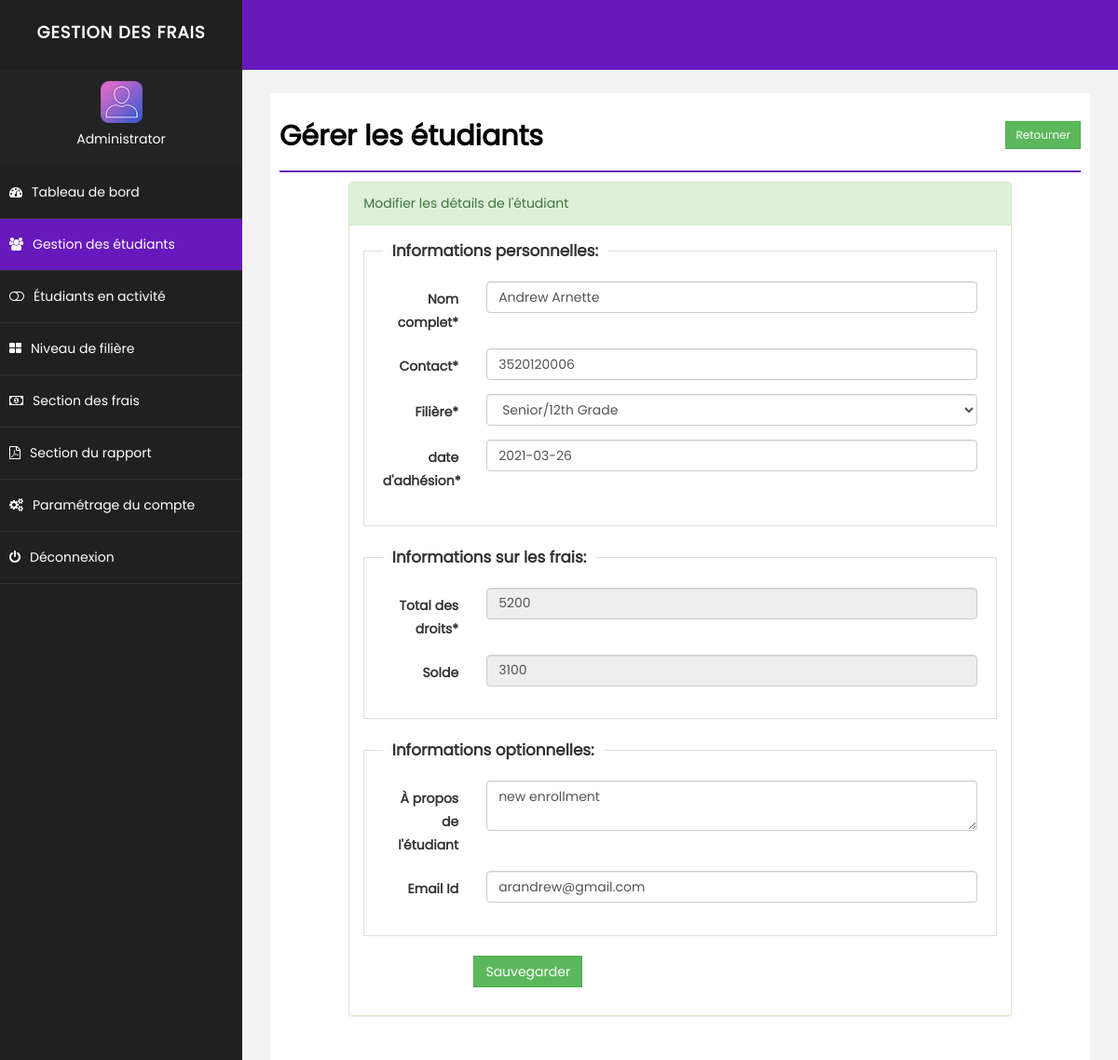
/student.php?action=edit&id=11 (signed in), run on the app's committed database.
### tables this page shows
CREATE TABLE `student` (
  `id` int(255) NOT NULL,
  `emailid` varchar(255) NOT NULL,
  `sname` varchar(255) NOT NULL,
  `joindate` datetime NOT NULL,
  `about` text NOT NULL,
  `contact` varchar(255) NOT NULL,
  `fees` int(255) NOT NULL,
  `grade` varchar(255) NOT NULL,
  `balance` int(255) NOT NULL,
  `delete_status` enum('0','1') NOT NULL DEFAULT '0'
);

CREATE TABLE `grade` (
  `id` int(255) NOT NULL,
  `grade` varchar(255) NOT NULL,
  `detail` text NOT NULL,
  `delete_status` enum('0','1') NOT NULL DEFAULT '0'
);

### student.php (the view, shortened to what this page needs)
<?php $page='student';
include("php/dbconnect.php");
$emailid='';
$sname='';
$joindate = '';
$contact='';
$balance = 0;
$fees='';
$about = '';
$grade='';
$action = "add";
if(isset($_GET['action']) && $_GET['action']=="edit" ){
$id = isset($_GET['id'])?mysqli_real_escape_string($conn,$_GET['id']):'';
$sqlEdit = $conn->query("SELECT * FROM student WHERE id='".$id."'");
if($sqlEdit->num_rows)
{
$rowsEdit = $sqlEdit->fetch_assoc();
extract($rowsEdit);
$action = "update";
}else
{
$_GET['action']="";
}
}
?>
<!DOCTYPE html>
<html xmlns="http://www.w3.org/1999/xhtml">
<head>
    <link href="css/bootstrap.css" rel="stylesheet" />
    <link href="css/font-awesome.css" rel="stylesheet" />
    <link href="css/basic.css" rel="stylesheet" />
    <link href="css/custom.css" rel="stylesheet" />
	<link href="css/ui.css" rel="stylesheet" />
	<link href="css/datepicker.css" rel="stylesheet" />
</head>
<?php
include("php/header.php");
?>
        <div id="page-wrapper">
            <div id="page-inner">
                <div class="row">
                    <div class="col-md-12">
                        <h1 class="page-head-line">Gérer les étudiants
						<?php
						echo (isset($_GET['action']) && @$_GET['action']=="add" || @$_GET['action']=="edit")?
						' <a href="student.php" class="btn btn-success btn-sm pull-right" style="border-radius:0%">Retourner</a>':'<a href="student.php?action=add" class="btn btn-danger btn-sm pull-right" style="border-radius:0%"><i class="glyphicon glyphicon-plus"></i> Ajouter un nouvel étudiant</a>';
						?>
						</h1>
                    </div>
                </div>
        <?php
		 if(isset($_GET['action']) && @$_GET['action']=="add" || @$_GET['action']=="edit")
		 {
		?>
                <div class="row">
                    <div class="col-sm-10 col-sm-offset-1">
               <div class="panel panel-success">
                        <div class="panel-heading">
                           <?php echo ($action=="add")? "Add Student Details": "Modifier les détails de l'étudiant"; ?>
                        </div>
						<form action="student.php" method="post" id="signupForm1" class="form-horizontal">
                        <div class="panel-body">
						<fieldset class="scheduler-border" >
						 <legend  class="scheduler-border">Informations personnelles:</legend>
						<div class="form-group">
								<label class="col-sm-2 control-label" for="Old">Nom complet* </label>
								<div class="col-sm-10">
									<input type="text" class="form-control" id="sname" name="sname" value="<?php echo $sname;?>"  />
								</div>
							</div>
						<div class="form-group">
								<label class="col-sm-2 control-label" for="Old">Contact* </label>
								<div class="col-sm-10">
									<input type="text" class="form-control" id="contact" name="contact" value="<?php echo $contact;?>" maxlength="10" />
								</div>
							</div>
						<div class="form-group">
								<label class="col-sm-2 control-label" for="Old">Filière* </label>
								<div class="col-sm-10">
									<select  class="form-control" id="grade" name="grade" >
                                    <?php
									$sql = "select * from grade where delete_status='0' order by grade.grade asc";
									$q = $conn->query($sql);
									while($r = $q->fetch_assoc())
									{
									echo '<option value="'.$r['id'].'"  '.(($grade==$r['id'])?'selected="selected"':'').'>'.$r['grade'].'</option>';
									}
									?>
									</select>
								</div>
						</div>
						<div class="form-group">
								<label class="col-sm-2 control-label" for="Old">date d'adhésion* </label>
								<div class="col-sm-10">
									<input type="text" class="form-control" placeholder="date d'adhésion" id="joindate" name="joindate" value="<?php echo  ($joindate!='')?date("Y-m-d", strtotime($joindate)):'';?>" style="background-color: #fff;" readonly />
								</div>
							</div>
						 </fieldset>
							<fieldset class="scheduler-border" >
						 <legend  class="scheduler-border">Informations sur les frais:</legend>
						<div class="form-group">
								<label class="col-sm-2 control-label" for="Old">Total des droits* </label>
								<div class="col-sm-10">
									<input type="text" class="form-control" id="fees" name="fees" value="<?php echo $fees;?>" <?php echo ($action=="update")?"disabled":""; ?>  />
								</div>
						</div>
						<div class="form-group">
								<label class="col-sm-2 control-label" for="Old">Solde </label>
								<div class="col-sm-10">
									<input type="text" class="form-control"  id="balance" name="balance" value="<?php echo $balance;?>" disabled />
								</div>
						</div>
							</fieldset>
							 <fieldset class="scheduler-border" >
						 <legend  class="scheduler-border">Informations optionnelles:</legend>
							<div class="form-group">
								<label class="col-sm-2 control-label" for="Password">À propos de l'étudiant </label>
								<div class="col-sm-10">
	                        <textarea class="form-control" id="about" name="about"><?php echo $about;?></textarea >
								</div>
							</div>
							<div class="form-group">
								<label class="col-sm-2 control-label" for="Old">Email Id </label>
								<div class="col-sm-10">
									<input type="text" class="form-control" id="emailid" name="emailid" value="<?php echo $emailid;?>"  />
								</div>
						    </div>
							</fieldset>
						<div class="form-group">
								<div class="col-sm-8 col-sm-offset-2">
									<button type="submit" name="save" class="btn btn-success" style="border-radius:0%">Sauvegarder </button>
								</div>
							</div>
                         </div>
							</form>
                        </div>
                            </div>
                </div>
		<?php
		}
		?>
            </div>
        </div>
    </div>
</body>
</html>

### css/basic.css (style rules this page uses)
html * { font-family: "Poppins", sans-serif; }
body { font-family: "Open Sans", sans-serif; line-height: 25px; }
#page-wrapper { padding: 15px 15px; min-height: 600px; background: #f3f3f3; }
#page-inner { width: 100%; margin: 10px 20px 10px 0px; background-color: #fff !important; padding: 10px; min-height: 1200px; }
.page-head-line { font-size: 30px; color: #000; font-weight: 800; padding-bottom: 20px; border-bottom: 2px solid #6719bd; margin-bottom: 10px; }
@media (min-width: 768px) { #page-wrapper { margin: 0 0 0 260px; padding: 15px 30px; min-height: 1200px; } }

### css/custom.css (style rules this page uses)
html * { font-family: "Poppins", sans-serif; }
fieldset.scheduler-border { border: 1px groove #ddd !important; padding: 0 1.4em 1.4em 1.4em !important; margin: 0 0 1.5em 0 !important; -webkit-box-shadow: 0px 0px 0px 0px #000; box-shadow: 0px 0px 0px 0px #000; }
legend.scheduler-border { font-size: 1.2em !important; font-weight: bold !important; text-align: left !important; width: auto; padding: 0 10px; border-bottom: none; }

### data on the page
student: sname "Andrew Arnette", contact "3520120006", grade "Senior/12th Grade", joindate "2021-03-26", fees "5200", balance "3100", about "new enrollment", emailid "arandrew@gmail.com"

### other printed values
$_SESSION['rainbow_name'] "Administrator"
